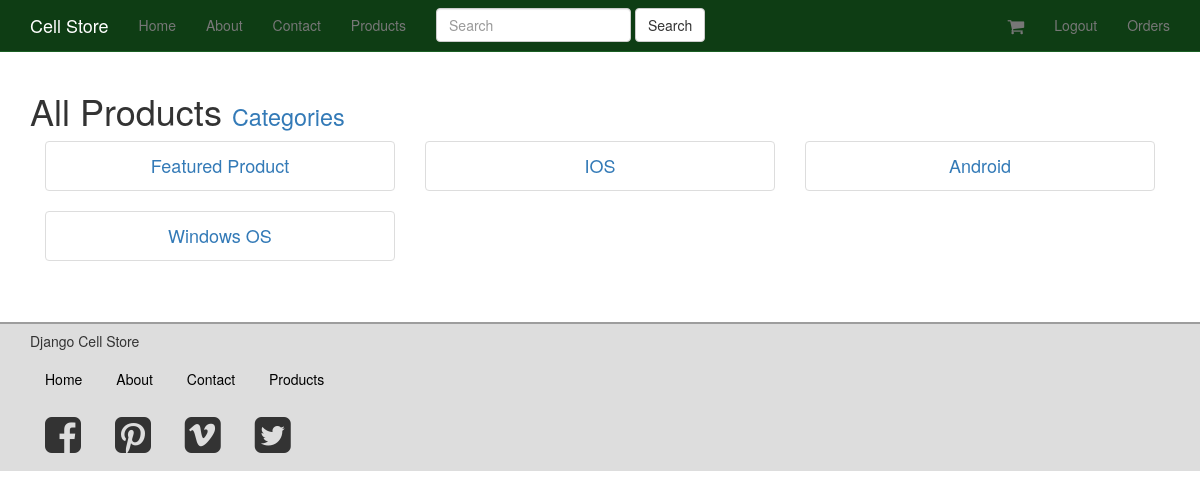
The page /categories/ (signed in) on the database its author committed.
### products/models.py (models this page shows, shortened)
class Category(models.Model):
	title = models.CharField(max_length = 120, unique = True)
	slug = models.SlugField(unique = True)
	description = models.TextField(null = True, blank = True)
	active = models.BooleanField(default = True)
	timestamp = models.DateTimeField(auto_now_add  = True, auto_now = False)
	def get_absolute_url(self):
		return reverse('categorie_detail', kwargs = {'slug':self.slug})

### products/views.py (the view)
class CategoryListView(ListView):
	model = Category
	queryset = Category.objects.all()
	template_name = 'products/product_list.html'

### products/templates/products/product_list.html
{% extends 'base.html' %}
{% block content %}
	<h1>All Products
		<small>
			<a href="{% url 'categories' %}">  Categories</a>
		</small>
	</h1>
	{% include "products/products.html" with object_list=object_list %}
{% endblock %}

### products/templates/products/products.html
{% for product in object_list %}
  <div class="col-xs-4 {{col_class_set}}">
  	{% include "products/product_thumbnail.html" with product=product price="True" %}
  </div>
{% endfor %}

### products/templates/products/product_thumbnail.html (shortened to what this page needs)
<div class="thumbnail text-center">
					<h4>
						<a href="{{product.get_absolute_url}}"> {{product.title}} </a>
					</h4>
			</div>

### assets/our_assets/css/navbar-static-top.css (style rules this page uses)
body { min-height: 1000px; }

### rows shown on the page
Category: title "Featured Product"
Category: title "IOS"
Category: title "Android"
Category: title "Windows OS"
